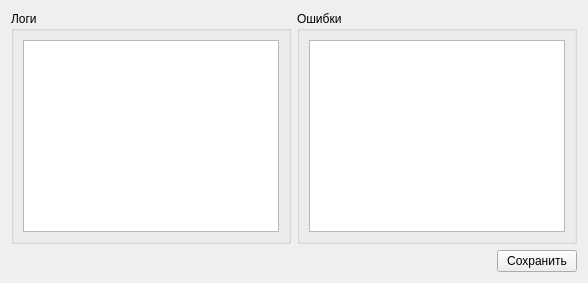
          <widget class="QWidget" name="tab_13">
           <attribute name="title">
            <string>Логи</string>
           </attribute>
           <layout class="QVBoxLayout" name="verticalLayout_61">
            <item>
             <layout class="QVBoxLayout" name="verticalLayout_60">
              <item>
               <layout class="QHBoxLayout" name="horizontalLayout_46">
                <item>
                 <layout class="QVBoxLayout" name="verticalLayout_65">
                  <item>
                   <widget class="QGroupBox" name="groupBox_9">
                    <property name="title">
                     <string>Логи</string>
                    </property>
                    <layout class="QVBoxLayout" name="verticalLayout_71">
                     <item>
                      <layout class="QVBoxLayout" name="verticalLayout_67">
                       <item>
                        <widget class="QTextBrowser" name="textBrowser">
                         <property name="sizePolicy">
                          <sizepolicy hsizetype="Minimum" vsizetype="Minimum">
                           <horstretch>0</horstretch>
                           <verstretch>0</verstretch>
                          </sizepolicy>
                         </property>
                        </widget>
                       </item>
                      </layout>
                     </item>
                    </layout>
                   </widget>
                  </item>
                 </layout>
                </item>
                <item>
                 <layout class="QVBoxLayout" name="verticalLayout_64">
                  <item>
                   <widget class="QGroupBox" name="groupBox_12">
                    <property name="title">
                     <string>Ошибки</string>
                    </property>
                    <layout class="QVBoxLayout" name="verticalLayout_73">
                     <item>
                      <layout class="QVBoxLayout" name="verticalLayout_69">
                       <item>
                        <widget class="QTextBrowser" name="textBrowser_2">
                         <property name="sizePolicy">
                          <sizepolicy hsizetype="Minimum" vsizetype="Minimum">
                           <horstretch>0</horstretch>
                           <verstretch>0</verstretch>
                          </sizepolicy>
                         </property>
                        </widget>
                       </item>
                      </layout>
                     </item>
                    </layout>
                   </widget>
                  </item>
                 </layout>
                </item>
               </layout>
              </item>
             </layout>
            </item>
            <item alignment="Qt::AlignRight">
             <widget class="QPushButton" name="pushButton_24">
              <property name="text">
               <string>Сохранить</string>
              </property>
             </widget>
            </item>
           </layout>
          </widget>
